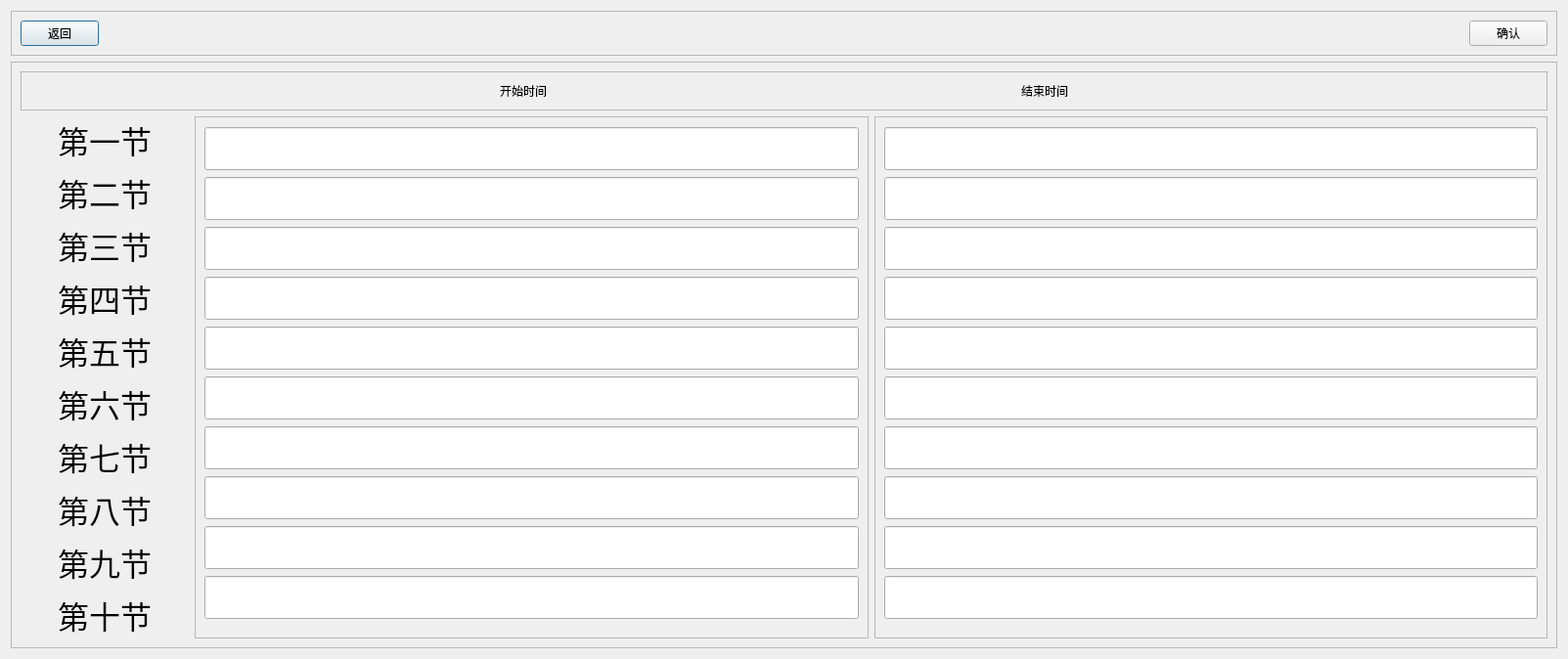
<?xml version="1.0" encoding="UTF-8"?>
<ui version="4.0">
 <class>zgnep_timeSet</class>
 <widget class="QDialog" name="zgnep_timeSet">
  <property name="geometry">
   <rect>
    <x>0</x>
    <y>0</y>
    <width>1603</width>
    <height>575</height>
   </rect>
  </property>
  <property name="windowTitle">
   <string>Dialog</string>
  </property>
  <layout class="QGridLayout" name="gridLayout" rowstretch="1,11">
   <item row="0" column="0">
    <widget class="QFrame" name="frame">
     <property name="frameShape">
      <enum>QFrame::StyledPanel</enum>
     </property>
     <property name="frameShadow">
      <enum>QFrame::Raised</enum>
     </property>
     <layout class="QHBoxLayout" name="horizontalLayout">
      <item>
       <widget class="QPushButton" name="pushButton">
        <property name="text">
         <string>返回</string>
        </property>
       </widget>
      </item>
      <item>
       <spacer name="horizontalSpacer">
        <property name="orientation">
         <enum>Qt::Horizontal</enum>
        </property>
        <property name="sizeHint" stdset="0">
         <size>
          <width>1390</width>
          <height>20</height>
         </size>
        </property>
       </spacer>
      </item>
      <item>
       <widget class="QPushButton" name="pushButton_2">
        <property name="text">
         <string>确认</string>
        </property>
       </widget>
      </item>
     </layout>
    </widget>
   </item>
   <item row="1" column="0">
    <widget class="QFrame" name="frame_3">
     <property name="frameShape">
      <enum>QFrame::StyledPanel</enum>
     </property>
     <property name="frameShadow">
      <enum>QFrame::Raised</enum>
     </property>
     <layout class="QGridLayout" name="gridLayout_2" rowstretch="1,9" columnstretch="1,4,4">
      <item row="0" column="0" colspan="3">
       <widget class="QFrame" name="frame_2">
        <property name="frameShape">
         <enum>QFrame::StyledPanel</enum>
        </property>
        <property name="frameShadow">
         <enum>QFrame::Raised</enum>
        </property>
        <layout class="QHBoxLayout" name="horizontalLayout_2">
         <item>
          <spacer name="horizontalSpacer_3">
           <property name="orientation">
            <enum>Qt::Horizontal</enum>
           </property>
           <property name="sizeHint" stdset="0">
            <size>
             <width>464</width>
             <height>20</height>
            </size>
           </property>
          </spacer>
         </item>
         <item>
          <widget class="QLabel" name="label">
           <property name="text">
            <string>开始时间</string>
           </property>
          </widget>
         </item>
         <item>
          <spacer name="horizontalSpacer_2">
           <property name="orientation">
            <enum>Qt::Horizontal</enum>
           </property>
           <property name="sizeHint" stdset="0">
            <size>
             <width>464</width>
             <height>20</height>
            </size>
           </property>
          </spacer>
         </item>
         <item>
          <widget class="QLabel" name="label_2">
           <property name="text">
            <string>结束时间</string>
           </property>
          </widget>
         </item>
         <item>
          <spacer name="horizontalSpacer_4">
           <property name="orientation">
            <enum>Qt::Horizontal</enum>
           </property>
           <property name="sizeHint" stdset="0">
            <size>
             <width>464</width>
             <height>20</height>
            </size>
           </property>
          </spacer>
         </item>
        </layout>
       </widget>
      </item>
      <item row="1" column="0">
       <layout class="QVBoxLayout" name="verticalLayout">
        <item>
         <widget class="QLabel" name="label_5">
          <property name="font">
           <font>
            <pointsize>24</pointsize>
           </font>
          </property>
          <property name="text">
           <string>第一节</string>
          </property>
          <property name="alignment">
           <set>Qt::AlignCenter</set>
          </property>
         </widget>
        </item>
        <item>
         <widget class="QLabel" name="label_16">
          <property name="font">
           <font>
            <pointsize>24</pointsize>
           </font>
          </property>
          <property name="text">
           <string>第二节</string>
          </property>
          <property name="alignment">
           <set>Qt::AlignCenter</set>
          </property>
         </widget>
        </item>
        <item>
         <widget class="QLabel" name="label_6">
          <property name="font">
           <font>
            <pointsize>24</pointsize>
           </font>
          </property>
          <property name="text">
           <string>第三节</string>
          </property>
          <property name="alignment">
           <set>Qt::AlignCenter</set>
          </property>
         </widget>
        </item>
        <item>
         <widget class="QLabel" name="label_9">
          <property name="font">
           <font>
            <pointsize>24</pointsize>
           </font>
          </property>
          <property name="text">
           <string>第四节</string>
          </property>
          <property name="alignment">
           <set>Qt::AlignCenter</set>
          </property>
         </widget>
        </item>
        <item>
         <widget class="QLabel" name="label_10">
          <property name="font">
           <font>
            <pointsize>24</pointsize>
           </font>
          </property>
          <property name="text">
           <string>第五节</string>
          </property>
          <property name="alignment">
           <set>Qt::AlignCenter</set>
          </property>
         </widget>
        </item>
        <item>
         <widget class="QLabel" name="label_11">
          <property name="font">
           <font>
            <pointsize>24</pointsize>
           </font>
          </property>
          <property name="text">
           <string>第六节</string>
          </property>
          <property name="alignment">
           <set>Qt::AlignCenter</set>
          </property>
         </widget>
        </item>
        <item>
         <widget class="QLabel" name="label_12">
          <property name="font">
           <font>
            <pointsize>24</pointsize>
           </font>
          </property>
          <property name="text">
           <string>第七节</string>
          </property>
          <property name="alignment">
           <set>Qt::AlignCenter</set>
          </property>
         </widget>
        </item>
        <item>
         <widget class="QLabel" name="label_13">
          <property name="font">
           <font>
            <pointsize>24</pointsize>
           </font>
          </property>
          <property name="text">
           <string>第八节</string>
          </property>
          <property name="alignment">
           <set>Qt::AlignCenter</set>
          </property>
         </widget>
        </item>
        <item>
         <widget class="QLabel" name="label_14">
          <property name="font">
           <font>
            <pointsize>24</pointsize>
           </font>
          </property>
          <property name="text">
           <string>第九节</string>
          </property>
          <property name="alignment">
           <set>Qt::AlignCenter</set>
          </property>
         </widget>
        </item>
        <item>
         <widget class="QLabel" name="label_15">
          <property name="font">
           <font>
            <pointsize>24</pointsize>
           </font>
          </property>
          <property name="text">
           <string>第十节</string>
          </property>
          <property name="alignment">
           <set>Qt::AlignCenter</set>
          </property>
         </widget>
        </item>
       </layout>
      </item>
      <item row="1" column="1">
       <widget class="QFrame" name="frame_4">
        <property name="frameShape">
         <enum>QFrame::StyledPanel</enum>
        </property>
        <property name="frameShadow">
         <enum>QFrame::Raised</enum>
        </property>
        <layout class="QGridLayout" name="gridLayout_3">
         <item row="0" column="0">
          <widget class="QLineEdit" name="a1">
           <property name="font">
            <font>
             <pointsize>24</pointsize>
            </font>
           </property>
           <property name="alignment">
            <set>Qt::AlignCenter</set>
           </property>
          </widget>
         </item>
         <item row="1" column="0">
          <widget class="QLineEdit" name="a2">
           <property name="font">
            <font>
             <pointsize>24</pointsize>
            </font>
           </property>
           <property name="alignment">
            <set>Qt::AlignCenter</set>
           </property>
          </widget>
         </item>
         <item row="2" column="0">
          <widget class="QLineEdit" name="a3">
           <property name="font">
            <font>
             <pointsize>24</pointsize>
            </font>
           </property>
           <property name="alignment">
            <set>Qt::AlignCenter</set>
           </property>
          </widget>
         </item>
         <item row="3" column="0">
          <widget class="QLineEdit" name="a4">
           <property name="font">
            <font>
             <pointsize>24</pointsize>
            </font>
           </property>
           <property name="alignment">
            <set>Qt::AlignCenter</set>
           </property>
          </widget>
         </item>
         <item row="4" column="0">
          <widget class="QLineEdit" name="a5">
           <property name="font">
            <font>
             <pointsize>24</pointsize>
            </font>
           </property>
           <property name="alignment">
            <set>Qt::AlignCenter</set>
           </property>
          </widget>
         </item>
         <item row="5" column="0">
          <widget class="QLineEdit" name="a6">
           <property name="font">
            <font>
             <pointsize>24</pointsize>
            </font>
           </property>
           <property name="alignment">
            <set>Qt::AlignCenter</set>
           </property>
          </widget>
         </item>
         <item row="6" column="0">
          <widget class="QLineEdit" name="a7">
           <property name="font">
            <font>
             <pointsize>24</pointsize>
            </font>
           </property>
           <property name="alignment">
            <set>Qt::AlignCenter</set>
           </property>
          </widget>
         </item>
         <item row="7" column="0">
          <widget class="QLineEdit" name="a8">
           <property name="font">
            <font>
             <pointsize>24</pointsize>
            </font>
           </property>
           <property name="alignment">
            <set>Qt::AlignCenter</set>
           </property>
          </widget>
         </item>
         <item row="8" column="0">
          <widget class="QLineEdit" name="a9">
           <property name="font">
            <font>
             <pointsize>24</pointsize>
            </font>
           </property>
           <property name="alignment">
            <set>Qt::AlignCenter</set>
           </property>
          </widget>
         </item>
         <item row="9" column="0">
          <widget class="QLineEdit" name="a10">
           <property name="font">
            <font>
             <pointsize>24</pointsize>
            </font>
           </property>
           <property name="alignment">
            <set>Qt::AlignCenter</set>
           </property>
          </widget>
         </item>
        </layout>
       </widget>
      </item>
      <item row="1" column="2">
       <widget class="QFrame" name="frame_5">
        <property name="frameShape">
         <enum>QFrame::StyledPanel</enum>
        </property>
        <property name="frameShadow">
         <enum>QFrame::Raised</enum>
        </property>
        <layout class="QGridLayout" name="gridLayout_4">
         <item row="0" column="0">
          <widget class="QLineEdit" name="p1">
           <property name="font">
            <font>
             <pointsize>24</pointsize>
            </font>
           </property>
           <property name="alignment">
            <set>Qt::AlignCenter</set>
           </property>
          </widget>
         </item>
         <item row="1" column="0">
          <widget class="QLineEdit" name="p2">
           <property name="font">
            <font>
             <pointsize>24</pointsize>
            </font>
           </property>
           <property name="alignment">
            <set>Qt::AlignCenter</set>
           </property>
          </widget>
         </item>
         <item row="2" column="0">
          <widget class="QLineEdit" name="p3">
           <property name="font">
            <font>
             <pointsize>24</pointsize>
            </font>
           </property>
           <property name="alignment">
            <set>Qt::AlignCenter</set>
           </property>
          </widget>
         </item>
         <item row="3" column="0">
          <widget class="QLineEdit" name="p4">
           <property name="font">
            <font>
             <pointsize>24</pointsize>
            </font>
           </property>
           <property name="alignment">
            <set>Qt::AlignCenter</set>
           </property>
          </widget>
         </item>
         <item row="4" column="0">
          <widget class="QLineEdit" name="p5">
           <property name="font">
            <font>
             <pointsize>24</pointsize>
            </font>
           </property>
           <property name="alignment">
            <set>Qt::AlignCenter</set>
           </property>
          </widget>
         </item>
         <item row="5" column="0">
          <widget class="QLineEdit" name="p6">
           <property name="font">
            <font>
             <pointsize>24</pointsize>
            </font>
           </property>
           <property name="alignment">
            <set>Qt::AlignCenter</set>
           </property>
          </widget>
         </item>
         <item row="6" column="0">
          <widget class="QLineEdit" name="p7">
           <property name="font">
            <font>
             <pointsize>24</pointsize>
            </font>
           </property>
           <property name="alignment">
            <set>Qt::AlignCenter</set>
           </property>
          </widget>
         </item>
         <item row="7" column="0">
          <widget class="QLineEdit" name="p8">
           <property name="font">
            <font>
             <pointsize>24</pointsize>
            </font>
           </property>
           <property name="alignment">
            <set>Qt::AlignCenter</set>
           </property>
          </widget>
         </item>
         <item row="8" column="0">
          <widget class="QLineEdit" name="p9">
           <property name="font">
            <font>
             <pointsize>24</pointsize>
            </font>
           </property>
           <property name="alignment">
            <set>Qt::AlignCenter</set>
           </property>
          </widget>
         </item>
         <item row="9" column="0">
          <widget class="QLineEdit" name="p10">
           <property name="font">
            <font>
             <pointsize>24</pointsize>
            </font>
           </property>
           <property name="alignment">
            <set>Qt::AlignCenter</set>
           </property>
          </widget>
         </item>
        </layout>
       </widget>
      </item>
     </layout>
    </widget>
   </item>
  </layout>
 </widget>
 <resources/>
 <connections/>
</ui>
